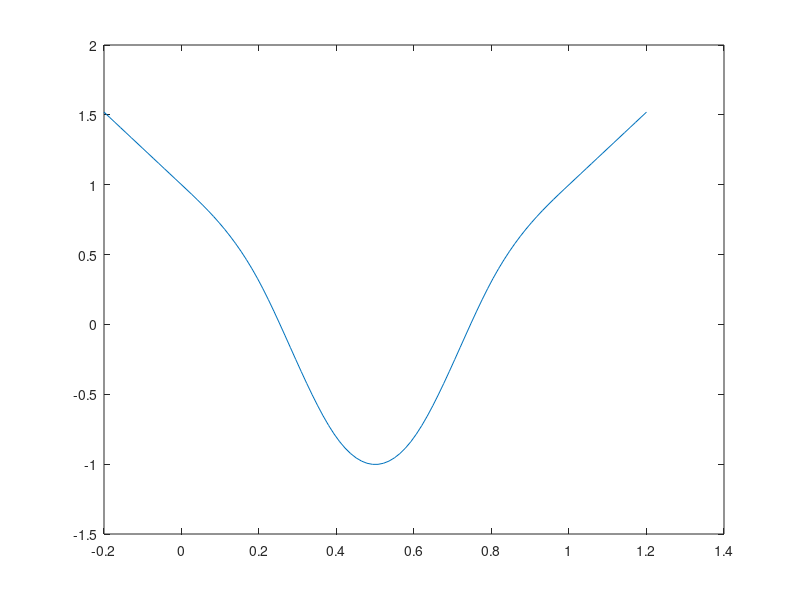

Write MATLAB code to recreate this figure.
#
function solve_a4_7()

  f = @(x)cos(2*pi*x);

  x = linspace(0, 1, 6);
  y = f(x);

  s = ncsplinit(x, y);

  xx = linspace(-0.2, 1.2, 100);
  yy = ncsplineval(x, s, xx);
  plot(xx, yy);

endfunction

# Natural cubic spline setup
function [s0, s1, s2] = ncsplinit(x, y)

  if isrow(x)
    x = x';
    y = y';
  endif

  # number of points
  # n + 1

  # number of intervals
  n = rows(x) - 1;

  # intervals
  dx = x(2:n+1) - x(1:n);
  dy = y(2:n+1) - y(1:n);

  h0 = dx(1:n-1);
  h1 = dx(2:n);
  g0 = dy(1:n-1);
  g1 = dy(2:n);

  # linear system (n-1 equations)
  M = [h0/6, (h0 + h1)/3, h1/6];
  A = spdiags(M, -1:1, n-1,n-1);
  b = g1./h1 - g0./h0;

  # bending moments
  m = linsolve(A, b);
  m = [0; m; 0];

  # 0-order coefficients
  s0 = [ ...
    m(2:n+1)./(dx*6), ... # (x - x0)^3
    m(1:n)  ./(dx*6), ... # (x1 - x)^3
    y(2:n+1)./dx - m(2:n+1).*dx/6, ... # (x - x0)
    y(1:n)  ./dx - m(1:n)  .*dx/6];    # (x1 - x)

  # 1-order coefficients
  if nargout > 1
    s1 = [ ...
     -m(2:n+1)./(dx*2), ... # (x - x0)^2
      m(1:n)  ./(dx*2), ... # (x1 - x)^2
      y(2:n+1)./dx - m(2:n+1).*dx/6, ... # 1
     -y(1:n)  ./dx - m(1:n)  .*dx/6];    # 1
  endif

  # 2-order coefficients
  if nargout > 2
    s2 = [ ...
      m(2:n+1)./dx, ... # (x - x0)
      m(1:n)  ./dx];    # (x1 - x)
  endif

endfunction

#
function yy = ncsplineval(x, s0, xx)

  n = max(size(x));
  yy = zeros(size(xx));

  for i = 1 : rows(xx)
    for j = 1 : columns(xx)
      xval = xx(i, j);
      # find the interval
      [~, k] = find(x <= xval);
      if isempty(k)
        k = 0;
      else
        k = k(end);
      endif
      # evaluate within the interval
      if k < 1
        b = x(1) - xval;
        y = ncsplinevalat(x, s0, 1);
        d = s0(1,4) - s0(1,3);
        yy(i, j) = d*b + y;
      elseif k >= n
        a = xval - x(end);
        y = ncsplinevalat(x, s0, n);
        d = s0(end,3) - s0(end,4);
        yy(i, j) = d*a + y;
      else
        a = xval - x(k);
        b = x(k+1) - xval;
        h = [a^3; b^3; a; b];
        yy(i, j) = s0(k,:)*h;
      endif
    endfor
  endfor

endfunction

#
function y = ncsplinevalat(x, s0, k)

  n = max(size(x));

  if k >= n # x = x_n
    d = x(n) - x(n - 1);
    h = [d ^3; 0; d; 0];
    y = s0(end,:)*h;
  else # x = x_k
    d = x(k + 1) - x(k);
    h = [0; d ^3; 0; d];
    y = s0(k,:)*h;
  endif

endfunction
